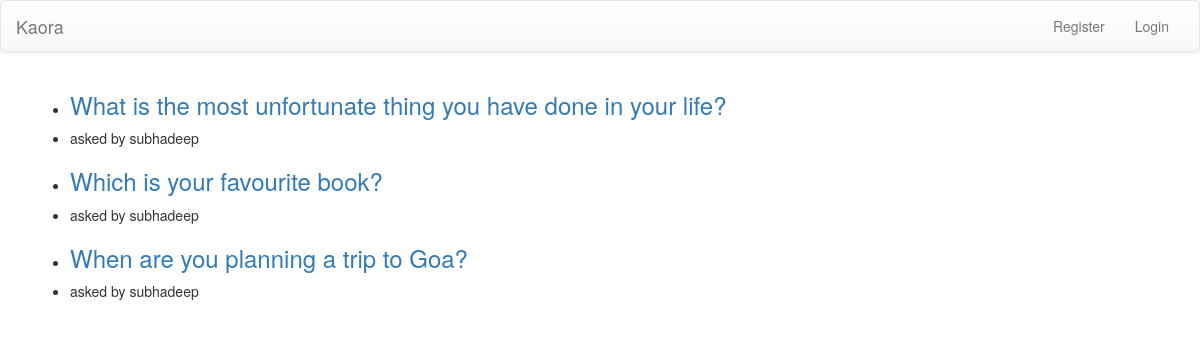
/quora/, run on an earlier commit of the app's database.
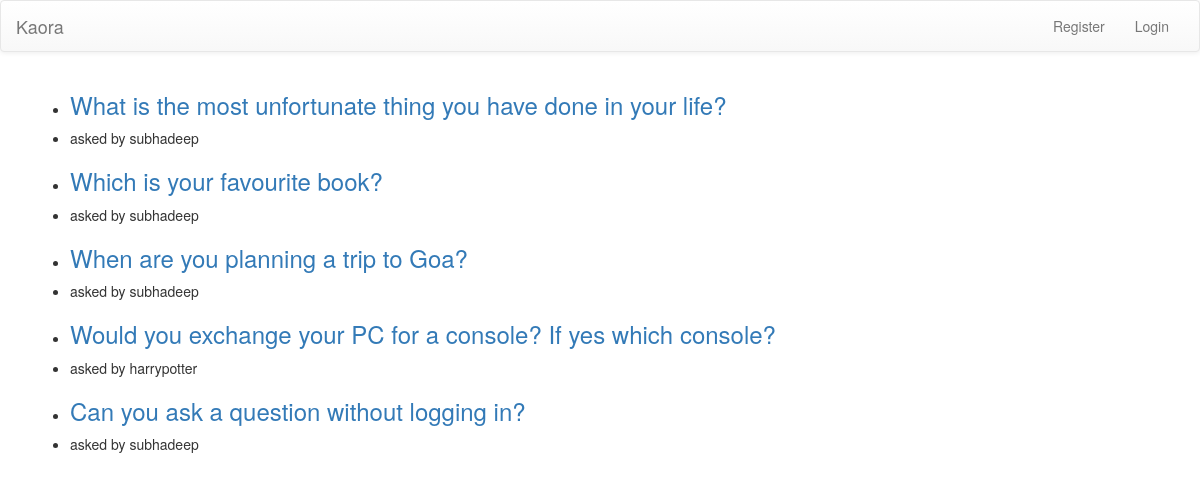
And on a later commit of the database.
### quora/models.py (models this page shows, shortened)
class Question(models.Model):
    author = models.ForeignKey('auth.User')
    question_text = models.CharField(max_length=250)
    created_date = models.DateTimeField(default=timezone.now)
    published_date = models.DateTimeField(blank=True, null=True)

### quora/views.py (the view)
class QuestionsList(ListView):
    model = Question
    context_object_name = 'questions'
    template_name = 'quora/question_list.html'

### quora/templates/quora/question_list.html
{% extends 'quora/base.html' %}
{% block content %}
<ul>
  {% for question in questions %}
    <li><a href="{% url 'answers' pk=question.id %}"><h3>{{ question.question_text }}</h3></a></li>
    <li>asked by {{ question.author }}</li>
  {% endfor %}
</ul>
{% endblock %}

### quora/templates/quora/base.html (shortened to what this page needs)
<!DOCTYPE html>
<html lang="en">
  <head>
    <link rel="stylesheet" href="https://maxcdn.bootstrapcdn.com/bootstrap/3.3.7/css/bootstrap.min.css">
    <link rel="stylesheet" href="https://maxcdn.bootstrapcdn.com/bootstrap/3.3.7/css/bootstrap-theme.min.css">
  </head>
  <body>
      <nav class="navbar navbar-default">
  <div class="container-fluid">
    <div class="navbar-header">
      <a class="navbar-brand" href="{% url 'questions' %}">Kaora</a>
    </div>
    <div class="collapse navbar-collapse" id="bs-example-navbar-collapse-1">
      <ul class="nav navbar-nav navbar-right">
          {% if not user.is_authenticated %}
            <li><a href="{% url 'register' %}">Register</a></li>
            <li><a href="{% url 'login' %}">Login</a></li>
          {% endif %}
      </ul>
    </div>
  </div>
</nav>
    <div class="container">
        {% block content %}
        {% endblock %}
    </div>
  </body>
</html>

What changed in the data, as far as the page shows it:
added Question: question_text "Would you exchange your PC for a console? If yes which console?", author "harrypotter"
added Question: question_text "Can you ask a question without logging in?", author "subhadeep"
